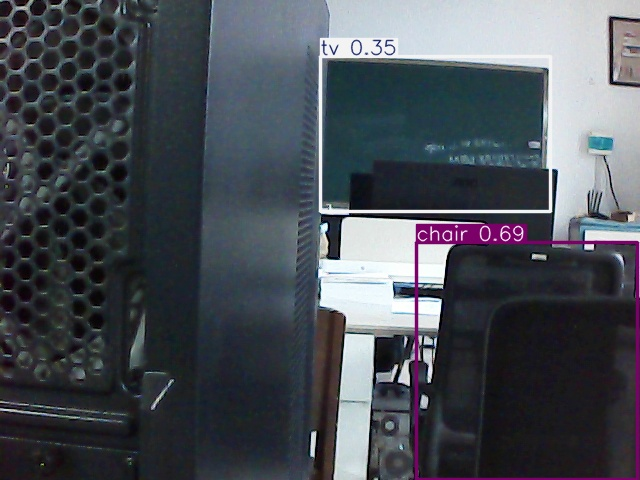

The script that drew this image:
from ultralytics import YOLO
import cv2

model = YOLO('/home/jetson/ultralytics/ultralytics/yolo11n.pt')  # 首次运行会自动下载

# 打开默认摄像头
cap = cv2.VideoCapture(0)

if not cap.isOpened():
    print("无法打开摄像头")
    exit()

ret, frame = cap.read()
if not ret:
    print("读取摄像头图像失败")
    cap.release()
    exit()

# 使用 YOLO 模型进行推理
results = model(frame)

# 在原图上绘制检测结果（YOLO 自动完成标注）
annotated_frame = results[0].plot()

# 保存带检测框的图像
output_path = "yolo_test.jpg"
cv2.imwrite(output_path, annotated_frame)
print(f"已保存带识别框的图片: {output_path}")

cap.release()
